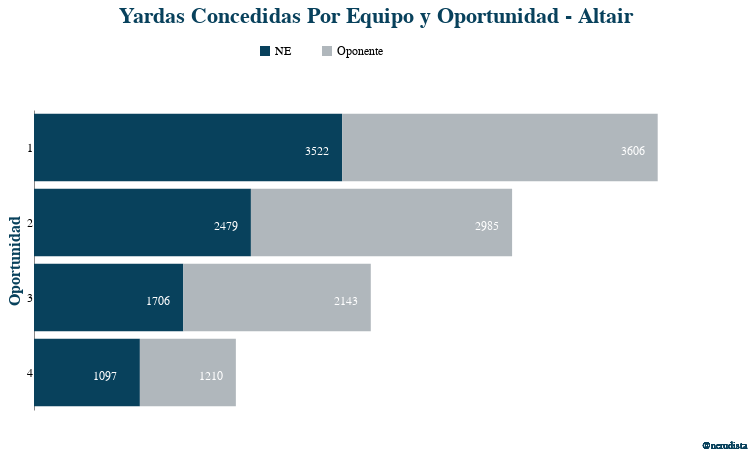

The notebook cell saved with this chart:
### Code cell
base_opp = alt.vconcat(base_opp, caption_chart).configure_header(    
    #El configure header va aquí para evitar errores de config
    title=None,
    labelOrient="bottom",  #Posición del "Cuando los Pats ganan",
    labelFontSize = 14,    #Tamaño del "Cuando los Pats ganan",
).properties(
 title = "Yardas Concedidas\nPor Equipo y Oportunidad - Altair",
)
#final.configure_legend(symbolSize = 200, labelLimit = 200 )
base_opp

### Figure 1 — Vega-Lite specification as saved in the notebook (floating-point values rounded to 4 significant figures)
{"config": {"title": {"fontSize": 22, "font": ["Courier"], "anchor": "middle", "color": "#08415C"}, "axisX": {"labelFont": "Courier", "titleFont": ["Courier"], "titleFontSize": 18, "titleColor": "#08415C", "grid": false}, "axisY": {"axis": null, "labelFont": "Courier", "labelFontSize": 12, "titleFont": ["Courier"], "titleColor": "#08415C", "titleFontSize": 16, "grid": false, "ticks": false, "labels": false}, "legend": {"labelFont": "Courier", "labelFontSize": 12, "titleFont": ["Courier"], "titleFontSize": 12, "orient": "top", "title": null}, "range": {"category": ["#08415C", "#B0B7BC"]}, "view": {"stroke": "transparent"}, "facet": {"spacing": 20}, "header": {"labelColor": "#08415C", "labelSize": 10, "labelFontSize": 14, "labelOrient": "bottom", "title": null}}, "vconcat": [{"layer": [{"mark": "bar", "encoding": {"color": {"type": "nominal", "field": "team_penalty_cat", "legend": {"columnPadding": 30, "direction": "horizontal", "legendX": 250, "legendY": -40, "orient": "none", "padding": -25}}, "x": {"type": "quantitative", "axis": null, "field": "count_yds", "stack": "zero"}, "y": {"type": "nominal", "axis": {"labels": true, "title": "Oportunidad"}, "field": "opportunity"}}, "height": 300, "width": 700}, {"mark": {"type": "text", "color": "white", "dx": -25, "dy": 3, "font": "Courier", "fontSize": 12}, "encoding": {"detail": {"type": "nominal", "field": "team_penalty_cat"}, "text": {"type": "quantitative", "field": "count_yds"}, "x": {"type": "quantitative", "axis": null, "field": "count_yds", "stack": "zero"}, "y": {"type": "nominal", "field": "opportunity", "sort": {"field": "opportunity", "order": "ascending"}}}, "height": 300, "width": 600}], "data": {"name": "data-74f9dc65560f6b2f011132732d986333"}}, {"data": {"name": "data-f247de6bb35cba63cff5435e326416d6"}, "mark": {"type": "text", "color": "#08415C", "dx": 340, "dy": 5, "font": "Courier", "size": 10, "text": "@nerudista"}, "height": 20, "width": 700}], "title": "Yardas Concedidas\nPor Equipo y Oportunidad - Altair", "$schema": "https://vega.github.io/schema/vega-lite/v4.0.0.json", "datasets": {"data-74f9dc65560f6b2f011132732d986333": [{"opportunity": 1, "team_penalty_cat": "NE", "count_yds": 3522}, {"opportunity": 1, "team_penalty_cat": "Oponente", "count_yds": 3606}, {"opportunity": 2, "team_penalty_cat": "NE", "count_yds": 2479}, {"opportunity": 2, "team_penalty_cat": "Oponente", "count_yds": 2985}, {"opportunity": 3, "team_penalty_cat": "NE", "count_yds": 1706}, {"opportunity": 3, "team_penalty_cat": "Oponente", "count_yds": 2143}, {"opportunity": 4, "team_penalty_cat": "NE", "count_yds": 1210}, {"opportunity": 4, "team_penalty_cat": "Oponente", "count_yds": 1097}], "data-f247de6bb35cba63cff5435e326416d6": [{"game_winner_cat": "NE", "team_penalty_cat": "NE", "penalty_side": "Castigo Defensivo", "mean_yds": 28.7}, {"game_winner_cat": "NE", "team_penalty_cat": "NE", "penalty_side": "Castigo Ofensivo", "mean_yds": 28.4}, {"game_winner_cat": "NE", "team_penalty_cat": "Oponente", "penalty_side": "Castigo Defensivo", "mean_yds": 34.5}, {"game_winner_cat": "NE", "team_penalty_cat": "Oponente", "penalty_side": "Castigo Ofensivo", "mean_yds": 26.3}, {"game_winner_cat": "Oponente", "team_penalty_cat": "NE", "penalty_side": "Castigo Defensivo", "mean_yds": 31.1}, {"game_winner_cat": "Oponente", "team_penalty_cat": "NE", "penalty_side": "Castigo Ofensivo", "mean_yds": 27.5}, {"game_winner_cat": "Oponente", "team_penalty_cat": "Oponente", "penalty_side": "Castigo Defensivo", "mean_yds": 36.1}, {"game_winner_cat": "Oponente", "team_penalty_cat": "Oponente", "penalty_side": "Castigo Ofensivo", "mean_yds": 22.7}]}}
